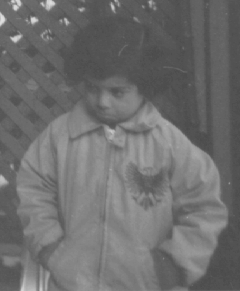
%> input picture Steganalysis_with_DSPFilters_MATLAB/poutt.png, 240 x 291 px; the run also reads 1 picture not shown here
$ octave test.m   (GNU Octave 9; MATLAB toolbox functions it lacks are replaced by stand-ins)
%> lines starting %> are read from the running program, lines starting %| are printed output that depends on the picture
clear all;
close all;
im=imread('poutt.png');
%> im is the input picture: size 291x240x3 uint8; min 74, max 224, mean 110.3
ih=imread('pouttHost.png')
pout_histeq = histeq(im);
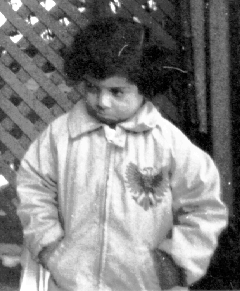
%> pout_histeq: size 291x240x3 uint8; min 0, max 255, mean 128.4
pout_histeq2 = histeq(ih);

figure,subplot(4,2,1),imshow(im),title('Original Image');
subplot(4,2,2),imhist(im),title('Histogram of original image')
axis([0 300 0 4000])
subplot(4,2,3),imshow(ih),title('screenshot of manipulation');
subplot(4,2,4),imhist(ih),title('Histogram of screenshot image')
axis([0 300 0 4000])
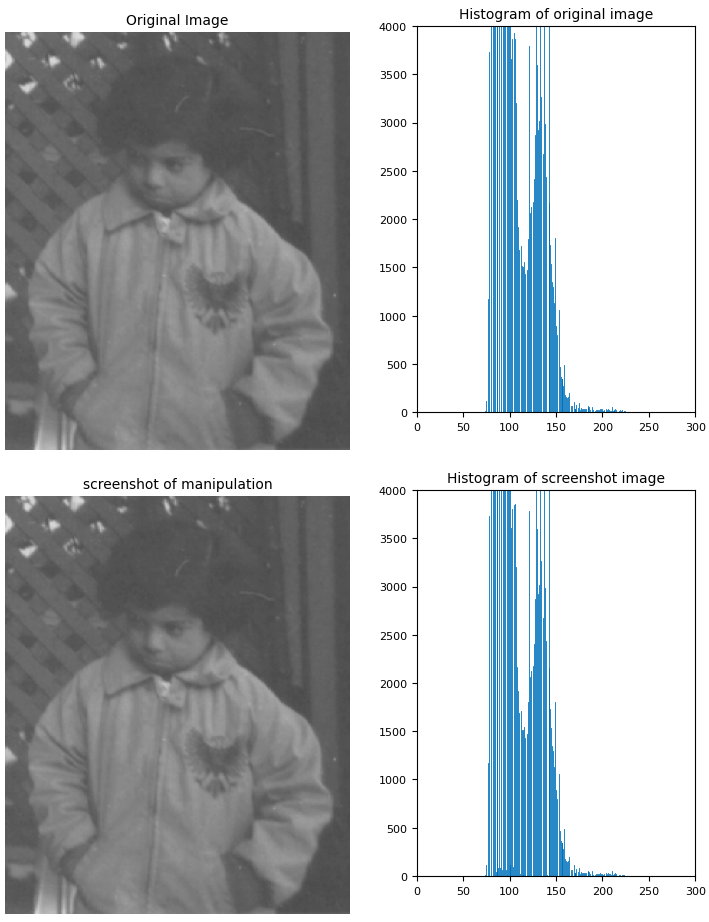
%> figure redrawn from the program's plot data, 4 panels
figure,subplot(4,2,5),imshow(pout_histeq),title('Org equalization Image');
subplot(4,2,6),imhist(pout_histeq),title('Histogram equalization of original image')
axis([0 300 0 4000])
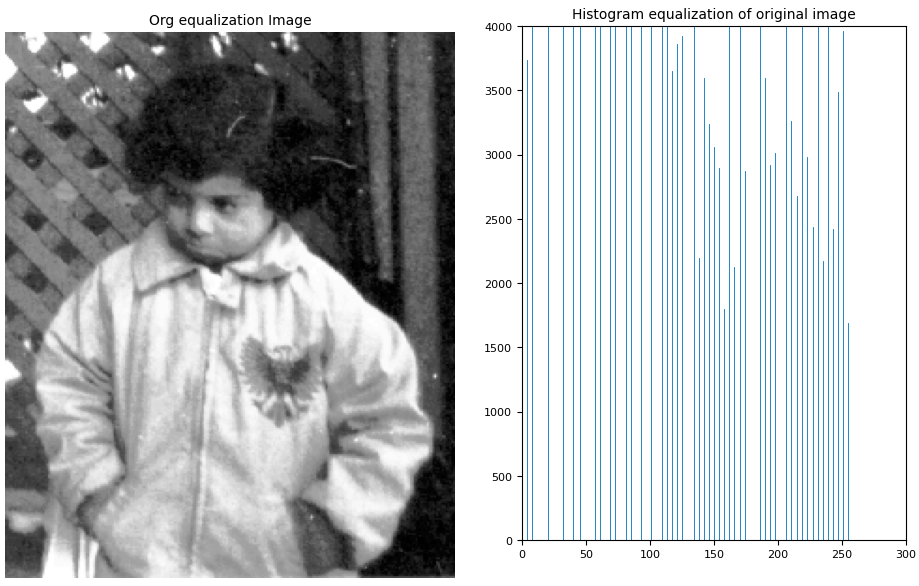
%> figure redrawn from the program's plot data, 2 panels
figure,subplot(4,2,7),imshow(pout_histeq2),title('host Image');
subplot(4,2,8),imhist(pout_histeq2),title('Histogram equalization of host image')
axis([0 300 0 4000])
